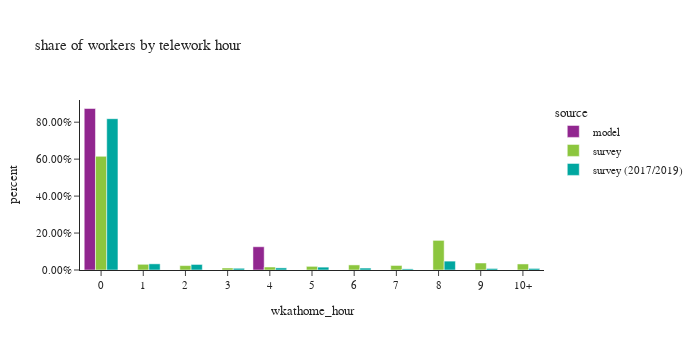

Write notebook code for a chart like this one.
### Markdown cell above
### worker counts by telework hours

### Code cell
# population in each telework hour
df_hour_count = workers.groupby(['source','wkathome_int', 'wkathome_hour'])['pdexpfac'].sum().reset_index()
df_hour_count['percent'] = df_hour_count.groupby(['source'], group_keys=False)['pdexpfac']. \
    apply(lambda x:  x / float(x.sum()))

fig = px.bar(df_hour_count.sort_values(by=['source','wkathome_int']), x="wkathome_hour", y="percent", color="source",
             barmode="group",
             title= "share of workers by telework hour")
fig.update_layout(height=350, width=700, font=dict(size=11),
                  xaxis = dict(dtick = 1),
                  yaxis_tickformat = '.2%')
fig.update_xaxes(categoryorder='array', categoryarray= ['0','1', '2', '3', '4', '5', '6', '7', '8', '9', '10+'])
fig.show()

### Figure 1 — Plotly figure (JSON) as saved in the notebook; plotly's stock layout.template omitted (floating-point values rounded to 4 significant figures)
{"data": [{"alignmentgroup": "True", "hovertemplate": "source=model<br>wkathome_hour=%{x}<br>percent=%{y}<extra></extra>", "legendgroup": "model", "marker": {"color": "#91268F", "pattern": {"shape": ""}}, "name": "model", "offsetgroup": "model", "orientation": "v", "showlegend": true, "textposition": "auto", "type": "bar", "x": ["0", "4"], "xaxis": "x", "y": [0.8741, 0.1259], "yaxis": "y"}, {"alignmentgroup": "True", "hovertemplate": "source=survey<br>wkathome_hour=%{x}<br>percent=%{y}<extra></extra>", "legendgroup": "survey", "marker": {"color": "#8CC63E", "pattern": {"shape": ""}}, "name": "survey", "offsetgroup": "survey", "orientation": "v", "showlegend": true, "textposition": "auto", "type": "bar", "x": ["0", "1", "2", "3", "4", "5", "6", "7", "8", "9", "10+"], "xaxis": "x", "y": [0.6153, 0.03084, 0.02395, 0.01101, 0.01612, 0.01974, 0.02756, 0.02455, 0.1603, 0.03794, 0.03272], "yaxis": "y"}, {"alignmentgroup": "True", "hovertemplate": "source=survey (2017/2019)<br>wkathome_hour=%{x}<br>percent=%{y}<extra></extra>", "legendgroup": "survey (2017/2019)", "marker": {"color": "#00A7A0", "pattern": {"shape": ""}}, "name": "survey (2017/2019)", "offsetgroup": "survey (2017/2019)", "orientation": "v", "showlegend": true, "textposition": "auto", "type": "bar", "x": ["0", "1", "2", "3", "4", "5", "6", "7", "8", "9", "10+"], "xaxis": "x", "y": [0.8189, 0.03334, 0.03005, 0.009356, 0.01146, 0.01555, 0.01053, 0.006045, 0.04808, 0.00821, 0.008467], "yaxis": "y"}], "layout": {"barmode": "group", "font": {"size": 11}, "height": 350, "legend": {"title": {"text": "source"}, "tracegroupgap": 0}, "title": {"text": "share of workers by telework hour"}, "width": 700, "xaxis": {"anchor": "y", "categoryarray": ["0", "1", "2", "3", "4", "5", "6", "7", "8", "9", "10+"], "categoryorder": "array", "domain": [0, 1], "dtick": 1, "title": {"text": "wkathome_hour"}}, "yaxis": {"anchor": "x", "domain": [0, 1], "tickformat": ".2%", "title": {"text": "percent"}}}}
